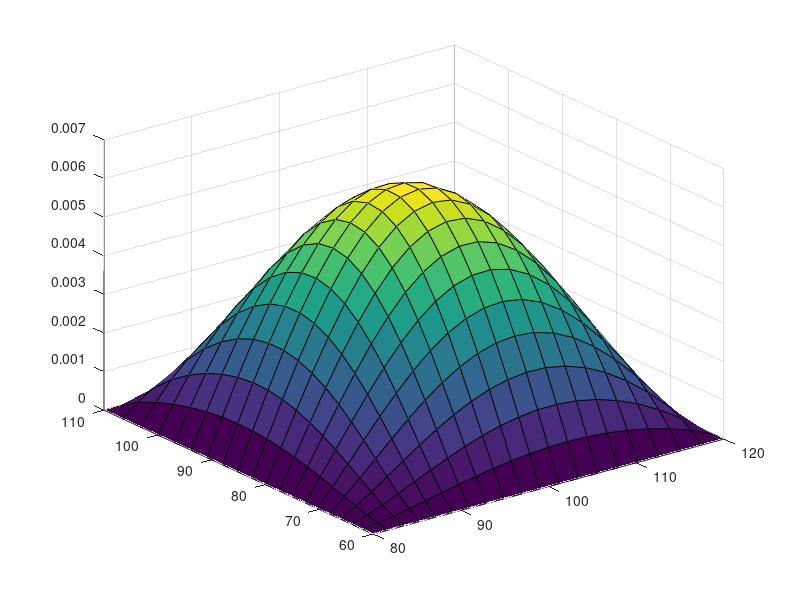

MATLAB code for this plot:
clear; close all;
%% Pricing a 2D basket option (Knock&Out Call)
T=1; S10=100; S20=70; K=190;
% Payoff = max(S1(T)+S2(T)-K;0) if barriers are not touched
L1=80; U1=120; L2=60; U2=110; % Barriers for the two assets
r=0.01; sigma1=0.4; sigma2=0.35; rho=-0.3; % Parameters

MT=50; M1=20; M2=20; % Time, x1, x2

% BCs since we have a Knock&Out option
x1min=log(L1/S10); x1max=log(U1/S10);
x2min=log(L2/S20); x2max=log(U2/S20);

% Grids
dt=T/MT;
x1=linspace(x1min,x1max,M1); dx1=x1(2)-x1(1); % Step in x1
x2=linspace(x2min,x2max,M2); dx2=x2(2)-x2(1); % Step in x2
[X1,X2]=meshgrid(x1,x2); 
X=[X1(:) X2(:)]; numpoints=M1*M2; % X is a (M1*M2 x 2)-matrix of points
%%%%%%%%%%%%%%%%%%%%%%%%%%%%%%%%%%%%%%%
%            i+1
%  i-M2       i      i+M2
%            i-1 
% Boundary in all four directions in 2d
% W=[1:M2]
% S=[1:M2:M1*M2]
% N=[M2:M2:M1*M2]
% E=[(M1-1)*M2+1:M1*M2]
%%%%%%%%%%%%%%%%%%%%%%%%%%%%%%%%%%%%%%%
Boundary_index = unique([ 1:M2,1:M2:M1*M2,M2:M2:M1*M2,(M1-1)*M2+1:M1*M2 ]); 
% 76 points if we have grid 20x20 (4 corners)

%% Construction of matrix
bound_points=length(Boundary_index);
inside_points=numpoints-bound_points;

M=spalloc(numpoints,numpoints,9*inside_points+bound_points); % 9*I+B are the nonzero points
for i=1:numpoints
    if min(abs(i-Boundary_index)) == 0 % If i is in Boundary_index
        M(i,i)=1;
    else
        M(i,i)=-1/dt-r; % Derivative wrt time and -rV term
        % first order derivative wrt x1
        coeff=r-sigma1^2/2;
        M(i,i+M2)=coeff/(2*dx1);
        M(i,i-M2)=-coeff/(2*dx1);
        % first order derivative wrt x2
        coeff=r-sigma2^2/2;
        M(i,i+1)=coeff/(2*dx2);
        M(i,i-1)=-coeff/(2*dx2);
        % second order derivative wrt x1
        coeff=sigma1^2/2;
        M(i,i+M2)=M(i,i+M2)+coeff/dx1^2;
        M(i,i)=M(i,i)-2*coeff/dx1^2;
        M(i,i-M2)=M(i,i-M2)+coeff/dx1^2;
        % second order derivative wrt x2
        coeff=sigma2^2/2;
        M(i,i+1)=M(i,i+1)+coeff/dx2^2;
        M(i,i)=M(i,i)-2*coeff/dx2^2;
        M(i,i-1)=M(i,i-1)+coeff/dx2^2;
        % mixed second order derivative
        coeff=rho*sigma1*sigma2;
        M(i,i+M2+1)=coeff/(4*dx1*dx2);
        M(i,i-M2+1)=-coeff/(4*dx1*dx2);
        M(i,i+M2-1)=-coeff/(4*dx1*dx2);
        M(i,i-M2-1)=coeff/(4*dx1*dx2);
    end
end

%% Implicit Euler
V=max(S10*exp(X(:,1))+S20*exp(X(:,2))-K,0); % Call option payoff
V(Boundary_index)=0; % Knock-out call so every boundary has value 0
for j=MT:-1:1 % Backwards in time looping
    V=M\(-V/dt);
end
figure
surf( S10*exp(X1),S20*exp(X2),reshape(V,size(X1)) )
price=griddata(S10*exp(X1),S20*exp(X2),reshape(V,size(X1)),...
    S10,S20);
        




